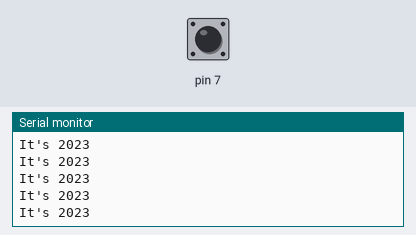
A sketch run on a simulated Arduino Uno, built with avr-gcc and run on an emulated ATmega328P. On the bench: the last lines printed to the serial monitor. The test bench sets the inputs (shaded band); at power-on: pin 7 LOW.

Above: at 1.2 s.
1.3 s: pin 7 driven HIGH
At 2.3 s:
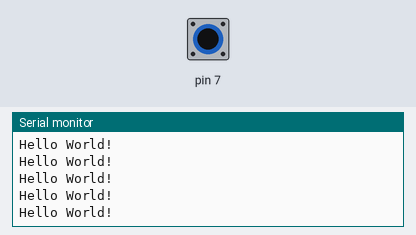
3.2 s: pin 7 driven LOW
At 4.1 s:
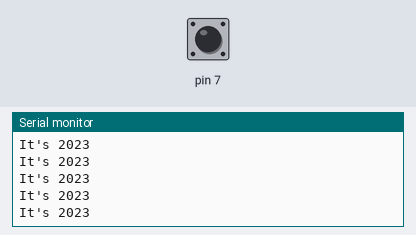
6.2 s: pin 7 driven HIGH
At 6.8 s:
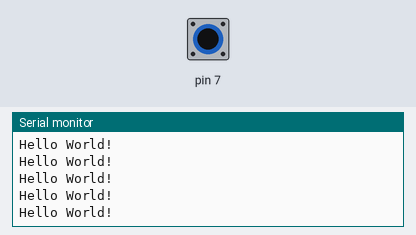
9.2 s: pin 7 pulsed LOW 2 times (0.12 s each, 0.3 s apart)
12.8 s: pin 7 pulsed LOW 5 times (0.12 s each, 0.3 s apart)
17.3 s: pin 7 driven LOW
At 18.0 s:
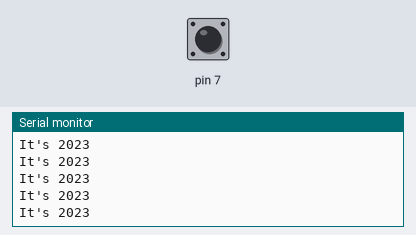

The sketch:

ExcerciseIII.ino
```cpp
void setup() {
  // put your setup code here, to run once:
  Serial.begin(9600);
  pinMode(7, INPUT);
}

void loop() {
  // put your main code here, to run repeatedly:
  if(digitalRead(7)){
    Serial.println("Hello World!");
  } else {
    Serial.println("It's 2023");
  }
}
```

Measured:
- after the input at 1.3 s, the serial monitor: prints a new line after 0.07 s (image 1)
- after the input at 17.3 s, the serial monitor: prints a new line after 0.07 s (image 4)
